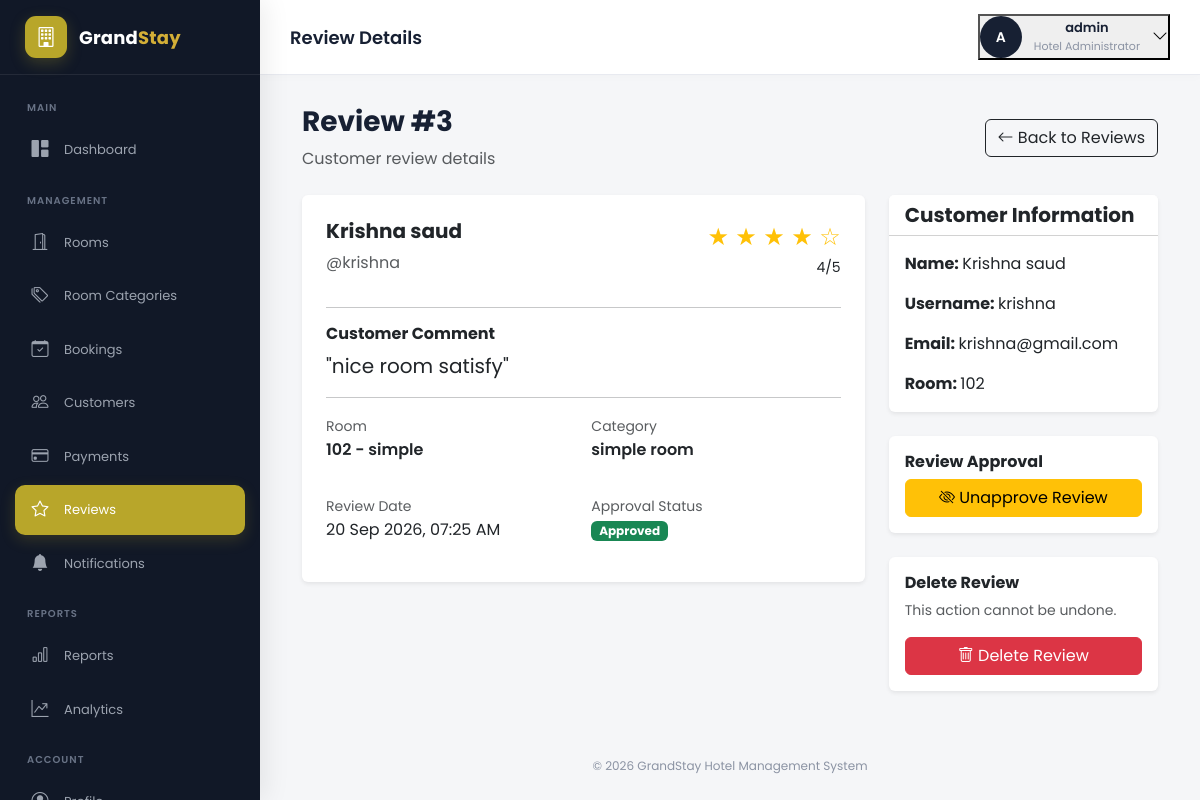
The app's page /dashboard/reviews/3/ (signed in) with its own data.
### reviews/models.py (models this page shows, shortened)
class Review(models.Model):
    RATING_CHOICES = [
        (1, '1 Star'),
        (2, '2 Stars'),
        (3, '3 Stars'),
        (4, '4 Stars'),
        (5, '5 Stars'),
    ]
    user = models.ForeignKey(
        User,
        on_delete=models.CASCADE,
        related_name='reviews'
    )
    room = models.ForeignKey(
        Room,
        on_delete=models.CASCADE,
        related_name='reviews'
    )
    rating = models.PositiveIntegerField(
        choices=RATING_CHOICES
    )
    comment = models.TextField()
    is_approved = models.BooleanField(
        default=True
    )
    created_at = models.DateTimeField(
        auto_now_add=True
    )

### rooms/models.py (models this page shows, shortened)
class Room(models.Model):
    STATUS_CHOICES = [
        ('available', 'Available'),
        ('maintenance', 'Maintenance'),
        ('inactive', 'Inactive'),
    ]
    category = models.ForeignKey(
        RoomCategory,
        on_delete=models.PROTECT,
        related_name='rooms'
    )
    room_number = models.CharField(
        max_length=20,
        unique=True
    )
    name = models.CharField(
        max_length=150
    )
    description = models.TextField(
        blank=True
    )
    price = models.DecimalField(
        max_digits=10,
        decimal_places=2
    )
    capacity = models.PositiveIntegerField(
        default=2
    )
    size = models.PositiveIntegerField(
        default=30,
        help_text="Room size in square meters"
    )
    bed_type = models.CharField(
        max_length=100,
        default="Double Bed"
    )
    floor = models.PositiveIntegerField(
        default=1
    )
    image = models.ImageField(
        upload_to='rooms/',
        blank=True,
        null=True
    )
    status = models.CharField(
        max_length=20,
        choices=STATUS_CHOICES,
        default='available'
    )
    is_featured = models.BooleanField(
        default=False
    )
    has_wifi = models.BooleanField(
        default=True
    )
    has_ac = models.BooleanField(
        default=True
    )
    has_tv = models.BooleanField(
        default=True
    )
    has_breakfast = models.BooleanField(
        default=False
    )
    has_balcony = models.BooleanField(
        default=False
    )
    created_at = models.DateTimeField(
        auto_now_add=True
    )
    updated_at = models.DateTimeField(
        auto_now=True
    )
    class Meta:
        verbose_name = "Room"
        verbose_name_plural = "Rooms"
        ordering = ['room_number']

class RoomCategory(models.Model):
    name = models.CharField(
        max_length=100,
        unique=True
    )
    description = models.TextField(
        blank=True
    )
    max_guests = models.PositiveIntegerField(
        default=2
    )
    is_active = models.BooleanField(
        default=True
    )
    created_at = models.DateTimeField(
        auto_now_add=True
    )
    updated_at = models.DateTimeField(
        auto_now=True
    )
    class Meta:
        verbose_name = "Room Category"
        verbose_name_plural = "Room Categories"
        ordering = ['name']

### dashboard/views.py (the view)
@staff_member_required(
    login_url="dashboard_login"
)
def review_detail(
    request,
    review_id
):
    review = get_object_or_404(
        Review.objects.select_related(
            "user",
            "room",
            "room__category"
        ),
        id=review_id
    )
    return render(
        request,
        "dashboard/review_detail.html",
        {
            "review":
                review,
        }
    )

### templates/dashboard/review_detail.html (shortened to what this page needs)
{% extends "dashboard/base.html" %}
{% block navbar_title %}
Review Details
{% endblock %}
{% block reviews_active %}
active
{% endblock %}
{% block content %}
<div class="container-fluid">
    <div class="d-flex justify-content-between align-items-center mb-4">
        <div>
            <h3 class="fw-bold">
                Review #{{ review.id }}
            </h3>
            <p class="text-muted mb-0">
                Customer review details
            </p>
        </div>
        <a
            href="{% url 'manage_reviews' %}"
            class="btn btn-outline-dark"
        >
            <i class="bi bi-arrow-left"></i>
            Back to Reviews
        </a>
    </div>
    <div class="row g-4">
        <div class="col-lg-8">
            <div class="card border-0 shadow-sm">
                <div class="card-body p-4">
                    <div class="d-flex justify-content-between">
                        <div>
                            <h5 class="fw-bold">
                                {{ review.user.get_full_name|default:review.user.username }}
                            </h5>
                            <p class="text-muted">
                                @{{ review.user.username }}
                            </p>
                        </div>
                        <div class="text-end">
                            <div class="text-warning fs-4">
                                {% for star in "12345" %}
                                    {% if forloop.counter <= review.rating %}
                                        ★
                                    {% else %}
                                        ☆
                                    {% endif %}
                                {% endfor %}
                            </div>
                            <small>
                                {{ review.rating }}/5
                            </small>
                        </div>
                    </div>
                    <hr>
                    <h6 class="fw-bold">
                        Customer Comment
                    </h6>
                    <p class="fs-5">
                        "{{ review.comment }}"
                    </p>
                    <hr>
                    <div class="row g-3">
                        <div class="col-md-6">
                            <small class="text-muted">
                                Room
                            </small>
                            <p class="fw-semibold">
                                {{ review.room.room_number }}
                                -
                                {{ review.room.name }}
                            </p>
                        </div>
                        <div class="col-md-6">
                            <small class="text-muted">
                                Category
                            </small>
                            <p class="fw-semibold">
                                {{ review.room.category.name }}
                            </p>
                        </div>
                        <div class="col-md-6">
                            <small class="text-muted">
                                Review Date
                            </small>
                            <p>
                                {{ review.created_at|date:"d M Y, h:i A" }}
                            </p>
                        </div>
                        <div class="col-md-6">
                            <small class="text-muted">
                                Approval Status
                            </small>
                            <p>
                                {% if review.is_approved %}
                                    <span class="badge bg-success">
                                        Approved
                                    </span>
                                {% else %}
                                    <span class="badge bg-warning text-dark">
                                        Pending
                                    </span>
                                {% endif %}
                            </p>
                        </div>
                    </div>
                </div>
            </div>
        </div>
        <div class="col-lg-4">
            <div class="card border-0 shadow-sm">
                <div class="card-header bg-white">
                    <h5 class="fw-bold mb-0">
                        Customer Information
                    </h5>
                </div>
                <div class="card-body">
                    <p>
                        <strong>
                            Name:
                        </strong>
                        {{ review.user.get_full_name|default:review.user.username }}
                    </p>
                    <p>
                        <strong>
                            Username:
                        </strong>
                        {{ review.user.username }}
                    </p>
                    <p>
                        <strong>
                            Email:
                        </strong>
                        {{ review.user.email }}
                    </p>
                    <p class="mb-0">
                        <strong>
                            Room:
                        </strong>
                        {{ review.room.room_number }}
                    </p>
                </div>
            </div>
            <div class="card border-0 shadow-sm mt-4">
                <div class="card-body">
                    <h6 class="fw-bold">
                        Review Approval
                    </h6>
                    <form
                        method="post"
                        action="{% url 'toggle_review_approval' review.id %}"
                    >
                        {% if review.is_approved %}
                            <button
                                type="submit"
                                class="btn btn-warning w-100"
                            >
                                <i class="bi bi-eye-slash"></i>
                                Unapprove Review
                            </button>
                        {% endif %}
                    </form>
                </div>
            </div>
            <div class="card border-0 shadow-sm mt-4">
                <div class="card-body">
                    <h6 class="fw-bold">
                        Delete Review
                    </h6>
                    <p class="text-muted small">
                        This action cannot be undone.
                    </p>
                    <form
                        method="post"
                        action="{% url 'delete_review' review.id %}"
                        onsubmit="return confirm('Are you sure you want to delete this review?');"
                    >
                        <button
                            type="submit"
                            class="btn btn-danger w-100"
                        >
                            <i class="bi bi-trash"></i>
                            Delete Review
                        </button>
                    </form>
                </div>
            </div>
        </div>
    </div>
</div>
{% endblock %}

### templates/dashboard/base.html (shortened to what this page needs)
{% load static %}
<!DOCTYPE html>
<html lang="en">
<head>
    <link
        href="https://cdn.jsdelivr.net/npm/bootstrap@5.3.3/dist/css/bootstrap.min.css"
        rel="stylesheet"
    >
    <link
        href="https://cdn.jsdelivr.net/npm/bootstrap-icons@1.11.3/font/bootstrap-icons.css"
        rel="stylesheet"
    >
</head>
<body>
<aside
    class="sidebar"
    id="dashboardSidebar"
>
    <div class="sidebar-brand">
        <div class="brand-icon">
            <i class="bi bi-building"></i>
        </div>
        <div class="brand-text">
            Grand<span>Stay</span>
        </div>
    </div>
    <div class="sidebar-menu">
        <div class="menu-title">
            Main
        </div>
        <a
            href="{% url 'dashboard' %}"
            class="menu-link {% block dashboard_active %}{% endblock %}"
        >
            <i class="bi bi-grid-1x2-fill"></i>
            <span>
                Dashboard
            </span>
        </a>
        <div class="menu-title">
            Management
        </div>
        <a
            href="{% url 'manage_rooms' %}"
            class="menu-link {% block rooms_active %}{% endblock %}"
        >
            <i class="bi bi-door-open"></i>
            <span>
                Rooms
            </span>
        </a>
        <a
            href="{% url 'manage_categories' %}"
            class="menu-link {% block categories_active %}{% endblock %}"
        >
            <i class="bi bi-tags"></i>
            <span>
                Room Categories
            </span>
        </a>
        <a
            href="{% url 'manage_bookings' %}"
            class="menu-link {% block bookings_active %}{% endblock %}"
        >
            <i class="bi bi-calendar-check"></i>
            <span>
                Bookings
            </span>
        </a>
        <a
            href="{% url 'manage_customers' %}"
            class="menu-link {% block customers_active %}{% endblock %}"
        >
            <i class="bi bi-people"></i>
            <span>
                Customers
            </span>
        </a>
        <a
            href="{% url 'manage_payments' %}"
            class="menu-link {% block payments_active %}{% endblock %}"
        >
            <i class="bi bi-credit-card"></i>
            <span>
                Payments
            </span>
        </a>
        <a
            href="{% url 'manage_reviews' %}"
            class="menu-link {% block reviews_active %}{% endblock %}"
        >
            <i class="bi bi-star"></i>
            <span>
                Reviews
            </span>
        </a>
        <a
            href="{% url 'admin_notifications' %}"
            class="menu-link notification-menu-link {% block notifications_active %}{% endblock %}"
        >
            <i class="bi bi-bell-fill"></i>
            <span>
                Notifications
            </span>
        </a>
        <div class="menu-title">
            Reports
        </div>
<a
    href="{% url 'reports' %}"
    class="menu-link {% block reports_active %}{% endblock %}"
>
    <i class="bi bi-bar-chart"></i>
    <span>
        Reports
    </span>
</a>
<a
    href="{% url 'analytics' %}"
    class="menu-link {% block analytics_active %}{% endblock %}"
>
    <i class="bi bi-graph-up-arrow"></i>
    <span>
        Analytics
    </span>
</a>
        <div class="menu-title">
            Account
        </div>
<a
    href="{% url 'admin_profile' %}"
    class="menu-link {% block profile_active %}{% endblock %}"
>
    <i class="bi bi-person-circle"></i>
    <span>
    </span>
</a>
    </div>
</aside>
<main class="main-content">
    <nav class="top-navbar">
        <div class="d-flex align-items-center gap-3">
            <div class="page-title">
                {% block navbar_title %}{% endblock %}
            </div>
        </div>
<div class="admin-profile-wrapper">
    <button
        type="button"
        class="admin-profile"
        data-bs-toggle="dropdown"
        aria-expanded="false"
    >
        <div class="admin-avatar">
            {% if request.user.first_name %}
                {{ request.user.first_name|first|upper }}
            {% else %}
                {{ request.user.username|first|upper }}
            {% endif %}
        </div>
        <div class="admin-info">
            <div class="admin-name">
                {% if request.user.get_full_name %}
                    {{ request.user.get_full_name }}
                {% else %}
                    {{ request.user.username }}
                {% endif %}
            </div>
            <div class="admin-role">
                Hotel Administrator
            </div>
        </div>
        <i class="bi bi-chevron-down admin-dropdown-icon"></i>
    </button>
</div>
</nav>
    <div class="content-wrapper">
        {% block content %}
        {% endblock %}
    </div>
    <footer class="dashboard-footer">
        © 2026 GrandStay Hotel Management System
    </footer>
</main>
</body>
</html>

### records on screen
Review: id "3", user.get_full_name "Krishna saud", user.username "krishna", rating "4", comment "nice room satisfy", room.room_number "102", room.name "simple", room.category.name "simple room", created_at "20 Sep 2026, 07:25 AM", user.email "krishna@gmail.com"

### other values on screen
{{ request.user.username|first|upper }} "A"
{{ request.user.username }} "admin"
